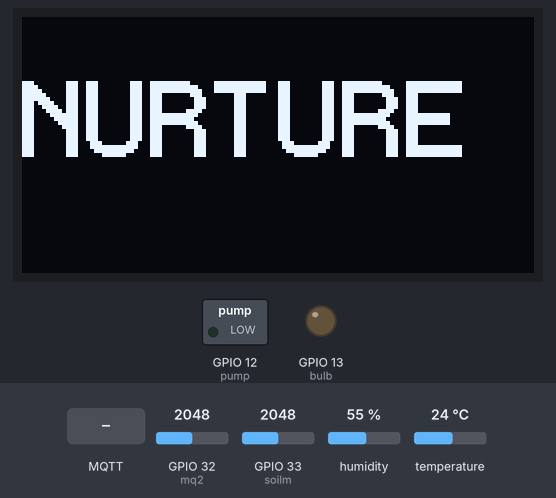
A sketch run on a simulated ESP32. Shown: 128×64 one-colour display, switched loads named in the sketch (green lamp = pin HIGH), output pins drawn as LEDs (lit = HIGH). The inputs (shaded band) are chosen by the test bench; at power-on: GPIO 32 (mq2) = 2048, GPIO 33 (soilm) = 2048, humidity 55 %, temperature 24 °C. WiFi joins after 1.5 s; servers stay silent unless stated; no MQTT or app messages arrive unless stated; what the sketch prints to the serial monitor is not drawn.

Above: at 0.1 s.
At 3.7 s:
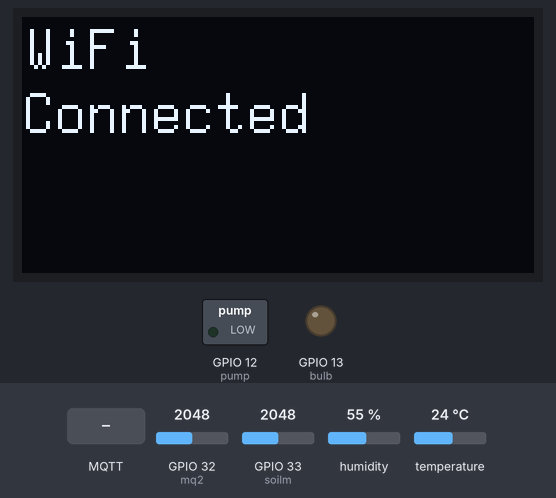
At 15.3 s:
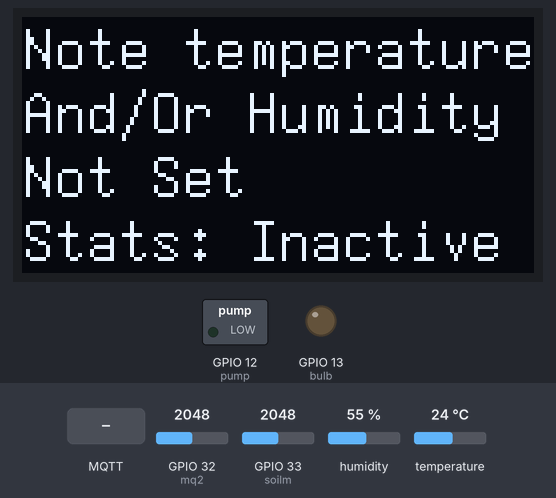
15.4 s: MQTT message "set" arrives on the first subscribed topic
16.9 s: MQTT message "stop" arrives on the first subscribed topic
Timing chart, 0 to 19.9 s (numbered marks = the images above; inputs shaded):
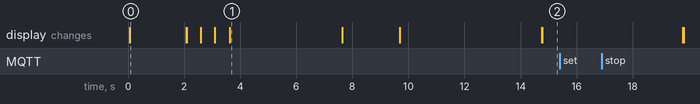

Measured:
- after the input at 15.4 s, every drawn part: stays the same
- what the display in image 0 shows lasts 2.0 s, from 0.1 s to 2.1 s
- what the display in image 1 shows lasts 4.0 s, from 3.6 s to 7.6 s

The sketch:

Nurture.ino
```cpp
#include "DHTStable.h"
#include <Wire.h>
#include <WiFi.h>
#include <PubSubClient.h>
#include <Arduino.h>
#include <U8x8lib.h>

#define DHT11_PIN 27
#define mq2 32
#define soilm 33
#define bulb 13
#define pump 12

DHTStable DHT;
WiFiClient wifiClient;
PubSubClient mqttClient(wifiClient);

TaskHandle_t task1;
TaskHandle_t task2;
TaskHandle_t task3;

U8X8_SSD1306_128X64_NONAME_SW_I2C u8x8(22, 21, U8X8_PIN_NONE);


const char *ssid = "ssid";
const char *pswd = "1234";
char *mqttServer = "saas.theakiro.com";
int mqttPort = 1883;

int state = 0;
double temp = 0.0, humid = 0.0, soilraw = 0.0, mqraw = 0.0, setTemp = 0.0, setHumid = 0.0, setMoist = 0.0;
String t = "", rcv = "";
boolean flag1 = true, flag2 = false, isConnectedWiFi = false, stats = false;
char buf[150];
long ls = 0, setEpoch = 10;


void setup() {

  initNurture();

  xTaskCreatePinnedToCore(readSensors, "Task1", 10000, NULL, 1, &task1, 0);
  xTaskCreatePinnedToCore(handleMQTT, "Task2", 10000, NULL, 2, &task2, 1);
  xTaskCreatePinnedToCore(driveOLED, "Task3", 10000, NULL, 3, &task3, 1);

}

void loop()
{

}
void initNurture()
{
  Serial.begin(115200);
  pinMode(bulb, OUTPUT);
  pinMode(pump, OUTPUT);

  u8x8.begin();
  u8x8.setPowerSave(0);
  u8x8.setFont(u8x8_font_profont29_2x3_f);
  u8x8.clear();

  u8x8.drawString(0, 2, "NURTURE");
  delay(2000);
  u8x8.clear();
  u8x8.setFont(u8x8_font_7x14_1x2_f);
  connectToWiFi();
  delay(2000);
  setupMQTT();
  delay(2000);
  if (!mqttClient.connected())
    connectMQTT();
  mqttClient.subscribe("Room");
}


void connectToWiFi()
{
  Serial.print("Connecting to ");
  u8x8.drawString(0, 0, "Connecting WiFi");
  int i = 0;
  WiFi.begin(ssid, pswd);
  Serial.println(ssid);
  while (WiFi.status() != WL_CONNECTED)
  {
    Serial.print(".");
    u8x8.drawString(i++, 2, ".");
    delay(500);
  }
  u8x8.clear();
  u8x8.drawString(0, 0, "WiFi");
  u8x8.drawString(0, 2, "Connected");
  Serial.println("Connected to WiFi.");
  state = 1;
}

void setupMQTT()
{
  mqttClient.setServer(mqttServer, mqttPort);
  mqttClient.setCallback(callback);

}

void connectMQTT()
{
  Serial.println("Connecting to Akiro...");
  u8x8.drawString(0, 0, "Connecting to ");
  u8x8.drawString(0, 2, "Akiro         ");

  while (!mqttClient.connected())
  {
    String clientId = "sicpi";
    if (mqttClient.connect(clientId.c_str(), "_0_", "__0__" ))
      Serial.println("Connected to Akiro.");
  }
  delay(2000);
  u8x8.drawString(0, 0, "Connected to ");
  u8x8.drawString(0, 2, "Akiro       ");
}

void callback(char* topic, byte* payload, unsigned int length)
{
  rcv = "";

  for (int i = 0; i < length; i++)
    rcv = rcv + (char)payload[i];

  rcv.toLowerCase();

  handleAct();


}

void handleMQTT(void *pv2)
{
  for (;;)
  {
    if ((millis() - ls > setEpoch * 1000) && flag1)
    {
      if (setTemp > 0 && setMoist > 0)
      {
        t = "Temperature : " + String(temp) + "\tHumidity : " + String(humid) + "\tMoisture : " + String(soilraw) + "\tC02 content : " + String(mqraw) + ", Stats: Active";
        flag2 = true;
      }


      else
      {
        if (setTemp == 0.0 && setMoist == 0.0)
          t = "Temperature : " + String(temp) + "\tHumidity : " + String(humid) + "\tMoisture : " + String(soilraw) + "\tC02 content : " + String(mqraw) + "\tNote: Temperature and Moisture Not Set, Stats: Inactive";
        else if (setTemp == 0.0)
          t = "Temperature : " + String(temp) + "\tHumidity : " + String(humid) + "\tMoisture : " + String(soilraw) + "\tC02 content : " + String(mqraw) + "\tNote: Temperature Not Set, Stats: Inactive";
        else if (setMoist == 0.0)
          t = "Temperature : " + String(temp) + "\tHumidity : " + String(humid) + "\tMoisture : " + String(soilraw) + "\tC02 content : " + String(mqraw) + "\tNote: Moisture Not Set, Stats: Inactive";
      }

      t.toCharArray(buf, t.length() + 1);
      mqttClient.publish("sicpi", buf);
      ls = millis();
    }
    if (!mqttClient.connected())
      connectMQTT();
    mqttClient.loop();
  }
}


void handleAct()
{
  rcv.toLowerCase();

  if (rcv.startsWith("set"))
  {
    if (rcv.charAt(4) == 't')
    {
      t = rcv.substring(rcv.indexOf('=') + 2);
      setTemp = t.toFloat();
      t = "Setting Temperature to : " + t;
      t.toCharArray(buf, 35);
      mqttClient.publish("sicpi", buf);
    }

    else if (rcv.charAt(4) == 'm')
    {
      t = rcv.substring(rcv.indexOf('=') + 2);
      setMoist = t.toFloat();
      t = "Setting Moisture to : " + t;
      t.toCharArray(buf, 35);
      mqttClient.publish("sicpi", buf);
    }

    else if (rcv.charAt(4) == 'e')
    {
      t = rcv.substring(rcv.indexOf('=') + 2);
      setEpoch = t.toFloat();
      t = "Setting Epoch to : " + t;
      t.toCharArray(buf, 35);
      mqttClient.publish("sicpi", buf);
    }

    else
    {
      t = "Wrong Syntax";
      t.toCharArray(buf, 35);
      mqttClient.publish("sicpi", buf);
    }
  }

  else if (rcv.startsWith("stop"))
  {
    t = "Publishing Stopped";
    t.toCharArray(buf, 35);
    mqttClient.publish("sicpi", buf);
    flag1 = false;
  }

  else if (rcv.startsWith("start"))
  {
    flag1 = true;
    t = "Publishing Started";
    t.toCharArray(buf, 35);
    mqttClient.publish("sicpi", buf);
  }

  else
  {
    t = "Wrong Syntax";
    t.toCharArray(buf, 35);
    mqttClient.publish("sicpi", buf);
  }


  Serial.println(rcv);
  Serial.print(setHumid);
  Serial.print(" ");
  Serial.print(setTemp);
  Serial.print(" ");
  Serial.println(setMoist);

}


void printSensors()
{
  Serial.print(humid);
  Serial.print(" ");
  Serial.print(temp);
  Serial.print(" ");
  Serial.print(mqraw);
  Serial.print(" ");
  Serial.println(soilraw);
}

void readSensors(void *pv)
{
  for (;;)
  {
    if (!DHT.read11(DHT11_PIN))
    {
      temp = DHT.getTemperature();
      humid = DHT.getHumidity();
    }

    mqraw = analogRead(mq2);
    soilraw = analogRead(soilm);
    printSensors();

    driveRelay();
    delay(500);

  }
}

void driveRelay()
{
  if (((setTemp - temp) > 2) && flag2)
    digitalWrite(bulb, HIGH);
  else if (((temp - setTemp) > 2) && flag2)
    digitalWrite(bulb, LOW);

  if (((soilraw - setMoist) > 100) && flag2)
    digitalWrite(pump, HIGH);
  else if (((setMoist - soilraw) > 100) && flag2)
    digitalWrite(pump, LOW);
}

void driveOLED(void *pv)
{
  String z1 = "", z2 = "", z3 = "", z4 = "";
  char p1[20], p2[20], p3[20], p4[20];
  for (;;)
  {
    delay(5000);

    u8x8.clear();
    if (!flag2)
    {
      z1 = "Note temperature";
      z2 = "And/Or Humidity";
      z3 = "Not Set";
      z4 = "Stats: Inactive";
    }
    else
    {
      z1 = "Temp: " + String(temp);
      z2 = "Moist: " + String(soilraw);
      z3 = "AQ Index: " + String(mqraw);
      z4 = "Humidity: " + String(humid);
    }
    z1.toCharArray(p1, z1.length() + 1);
    z2.toCharArray(p2, z2.length() + 1);
    z3.toCharArray(p3, z3.length() + 1);
    z4.toCharArray(p4, z4.length() + 1);

    u8x8.drawString(0, 0, p1);
    u8x8.drawString(0, 2, p2);
    u8x8.drawString(0, 4, p3);
    u8x8.drawString(0, 6, p4);

  }
}
```
